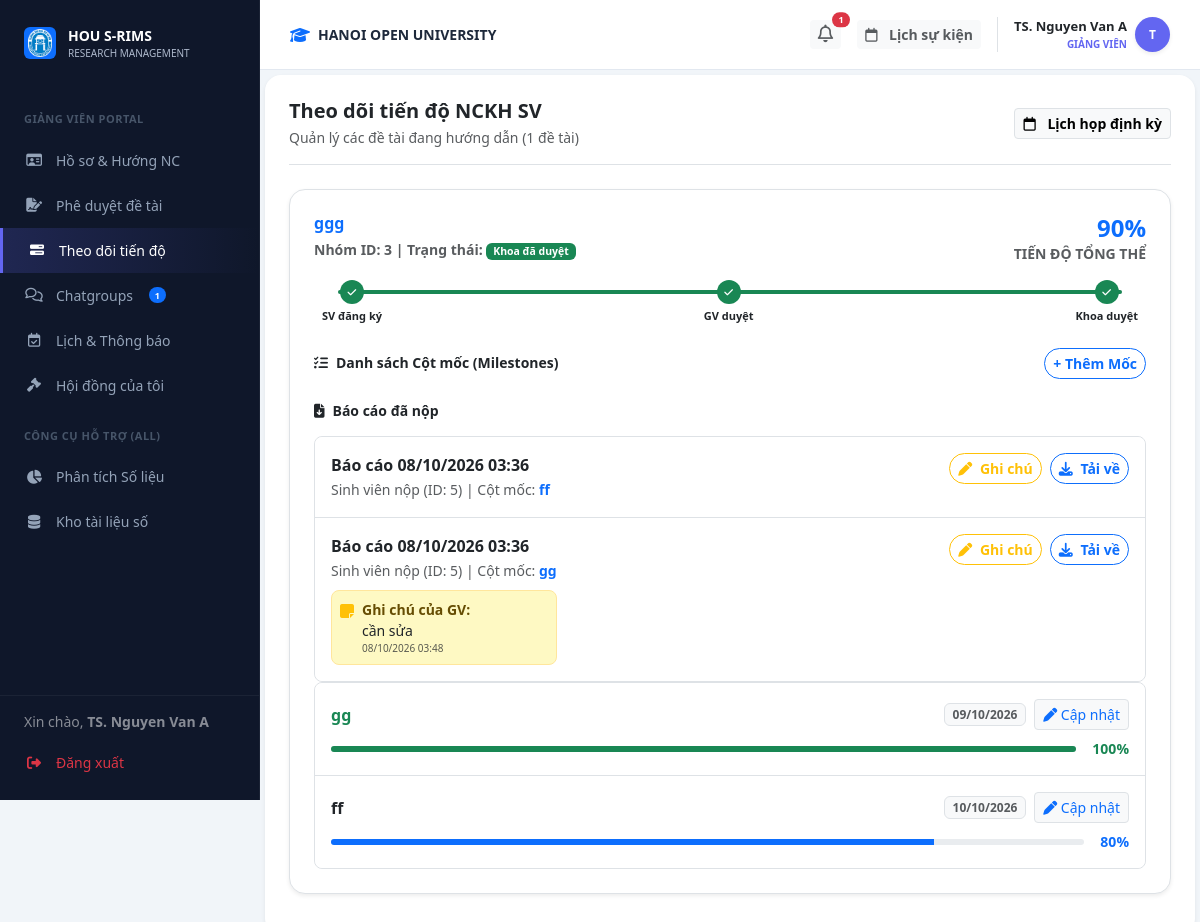
The app's page /lecturer/progress (signed in), older data.
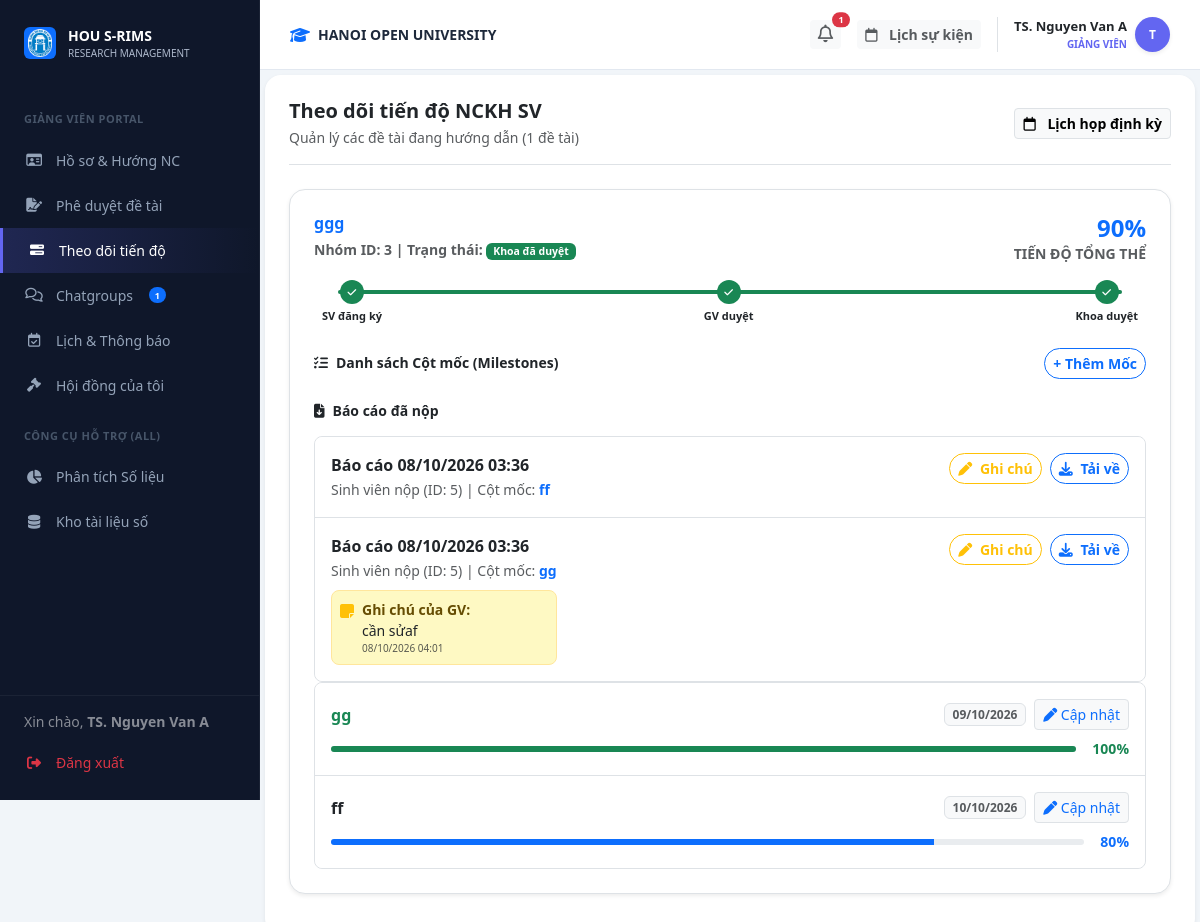
The same page, newer data.
### models.py (models this page shows)
class Submission(db.Model):
    __tablename__ = 'submissions'
    id = db.Column(db.Integer, primary_key=True)
    topic_id = db.Column(db.Integer, db.ForeignKey('topics.id'), nullable=False)
    milestone_id = db.Column(db.Integer, db.ForeignKey('milestones.id'), nullable=True)
    uploader_id = db.Column(db.Integer, db.ForeignKey('users.id'), nullable=False)
    file_url = db.Column(db.String(255), nullable=False)
    type = db.Column(db.String(50), nullable=False)
    submitted_at = db.Column(db.DateTime, default=datetime.utcnow)
    feedback = db.Column(db.Text, nullable=True)
    feedback_at = db.Column(db.DateTime, nullable=True)
    milestone = db.relationship('Milestone', backref='submissions')

class Milestone(db.Model):
    __tablename__ = 'milestones'
    id = db.Column(db.Integer, primary_key=True)
    topic_id = db.Column(db.Integer, db.ForeignKey('topics.id'), nullable=False)
    name = db.Column(db.String(100), nullable=False)
    deadline = db.Column(db.DateTime, nullable=False)
    description = db.Column(db.Text, nullable=True)
    status = db.Column(db.String(20), default='pending')

### routes/lecturer_bp.py (the view)
@lecturer_bp.route('/progress')
def progress():
    user_id = session.get('user_id')
    my_topics = Topic.query.join(Batch).filter(Topic.mentor_id == user_id, Topic.status.in_(['faculty_pending', 'approved']), Batch.status == 'active').all()
    all_milestones = []
    if my_topics:
        for t in my_topics:
            t.submissions = Submission.query.filter_by(topic_id=t.id).order_by(Submission.submitted_at.desc()).all()
            t.milestones_list = Milestone.query.filter_by(topic_id=t.id).order_by(Milestone.deadline.asc()).all()
            total_progress = 0
            for m in t.milestones_list:
                p = Progress.query.filter_by(milestone_id=m.id).order_by(Progress.updated_at.desc()).first()
                m.progress_pct = p.percentage if p else 0
                total_progress += m.progress_pct
                all_milestones.append(m)
            if len(t.milestones_list) > 0:
                total_progress = total_progress // len(t.milestones_list)
            t.total_progress = total_progress
    return render_template('lecturer/progress.html', all_mentored_topics=my_topics, all_milestones=all_milestones)

### routes/lecturer_bp.py (called while the page is built)
@lecturer_bp.before_request
def require_lecturer():
    if session.get('role') != 'lecturer':
        return redirect(url_for('auth.login'))

### templates/lecturer/progress.html (shortened to what the changed rows need)
{% extends "layouts/lecturer_layout.html" %}
{% block lecturer_content %}
<div id="view-l-progress" class="fade-in ">
                <div class="card border-0 shadow-sm rounded-4 p-4">
                    {% if all_mentored_topics %}
                        {% for t in all_mentored_topics %}
                        {% set status_map = {'pending': 1, 'faculty_pending': 2, 'approved': 3} %}
                        {% set step = status_map.get(t.status, 1) %}
                        <div class="bg-white border rounded-4 p-4 mb-3 shadow-sm">
                            <div class="d-flex justify-content-between mb-3">
                                <div>
                                    <h6 class="fw-bold text-primary mb-1">{{ t.title }}</h6>
                                    <small class="text-muted fw-bold">Nhóm ID: {{ t.group_id or 'N/A' }} | Trạng thái:
                                    <span class="badge {% if t.status == 'approved' %}bg-success{% elif t.status == 'faculty_pending' %}bg-warning text-dark{% else %}bg-secondary{% endif %}">
                                        {% if t.status == 'pending' %}Chờ GV duyệt
                                        {% elif t.status == 'faculty_pending' %}GV đã duyệt - Chờ Khoa
                                        {% elif t.status == 'approved' %}Khoa đã duyệt
                                        {% else %}{{ t.status | upper }}{% endif %}
                                    </span></small>
                                </div>
                                <div class="text-end">
                                    <div class="h4 fw-bold text-primary mb-0">{{ t.total_progress | default(0) }}%</div>
                                    <div class="small text-muted fw-bold">TIẾN ĐỘ TỔNG THỂ</div>
                                </div>
                            </div>
                            <div class="position-relative mb-4 mt-3 px-2">
                                {% set pct_timeline = (step - 1) * 50 %}
                                <div class="d-flex justify-content-between position-relative" style="z-index: 2;">
                                    <div class="text-center">
                                        <div class="{% if step >= 1 %}bg-success{% else %}bg-white border{% endif %} text-white rounded-circle d-flex align-items-center justify-content-center mx-auto mb-1" style="width:24px;height:24px; font-size:10px;">
                                            {% if step >= 1 %}<i class="fa-solid fa-check"></i>{% else %}<span class="text-muted">1</span>{% endif %}
                                        </div>
                                        <div class="small fw-bold" style="font-size:11px;">SV đăng ký</div>
                                    </div>
                                    <div class="text-center">
                                        <div class="{% if step >= 2 %}bg-success{% elif step == 1 %}bg-primary{% else %}bg-white border{% endif %} text-white rounded-circle d-flex align-items-center justify-content-center mx-auto mb-1" style="width:24px;height:24px; font-size:10px;">
                                            {% if step >= 2 %}<i class="fa-solid fa-check"></i>{% else %}<i class="fa-solid fa-hourglass-half" style="font-size:9px;"></i>{% endif %}
                                        </div>
                                        <div class="small fw-bold {% if step == 1 %}text-primary{% endif %}" style="font-size:11px;">GV duyệt</div>
                                    </div>
                                    <div class="text-center">
                                        <div class="{% if step >= 3 %}bg-success{% elif step == 2 %}bg-primary{% else %}bg-white border{% endif %} text-white rounded-circle d-flex align-items-center justify-content-center mx-auto mb-1" style="width:24px;height:24px; font-size:10px;">
                                            {% if step >= 3 %}<i class="fa-solid fa-check"></i>{% elif step == 2 %}<i class="fa-solid fa-hourglass-half" style="font-size:9px;"></i>{% else %}<span class="text-muted">3</span>{% endif %}
                                        </div>
                                        <div class="small fw-bold {% if step == 2 %}text-primary{% endif %}" style="font-size:11px;">Khoa duyệt</div>
                                    </div>
                                </div>
                            </div>
                            {% if t.status == 'approved' %}
                            <div class="mt-4">
                                <div class="d-flex justify-content-between align-items-center mb-3">
                                    <h6 class="fw-bold mb-0 small"><i class="fa-solid fa-list-check me-2"></i>Danh sách Cột mốc (Milestones)</h6>
                                    <button class="btn btn-sm btn-outline-primary rounded-pill fw-bold" onclick="openAddMilestoneModal({{ t.id }})">+ Thêm Mốc</button>
                                </div>
                                <div class="mt-4">
                                    <h6 class="fw-bold mb-3 small"><i class="fa-solid fa-file-arrow-down me-2"></i>Báo cáo đã nộp</h6>
                                    {% if t.submissions %}
                                        <div class="list-group list-group-flush border rounded-3">
                                        {% for sub in t.submissions %}
                                            <div class="list-group-item p-3">
                                                <div class="d-flex justify-content-between align-items-start">
                                                    <div>
                                                        <div class="fw-bold text-dark">Báo cáo {{ sub.submitted_at.strftime('%d/%m/%Y %H:%M') }}</div>
                                                        <small class="text-muted">Sinh viên nộp (ID: {{ sub.uploader_id }})
                                                        {% if sub.milestone %} | Cột mốc: <span class="fw-bold text-primary">{{ sub.milestone.name }}</span>{% endif %}
                                                        </small>
                                                        {% if sub.feedback %}
                                                        <div class="mt-2 p-2 rounded-3 bg-warning-subtle border border-warning-subtle d-flex gap-2">
                                                            <i class="fa-solid fa-note-sticky text-warning mt-1 flex-shrink-0"></i>
                                                            <div>
                                                                <div class="small fw-bold text-warning-emphasis">Ghi chú của GV:</div>
                                                                <div class="small text-dark">{{ sub.feedback }}</div>
                                                                {% if sub.feedback_at %}
                                                                <div class="text-muted" style="font-size:10px;">{{ sub.feedback_at.strftime('%d/%m/%Y %H:%M') }}</div>
                                                                {% endif %}
                                                            </div>
                                                        </div>
                                                        {% endif %}
                                                    </div>
                                                    <div class="d-flex gap-2 flex-shrink-0 ms-3">
                                                        <button class="btn btn-sm btn-outline-warning rounded-pill fw-bold"
                                                            onclick="openFeedbackModal({{ sub.id }}, '{{ sub.feedback|replace("'", "\\'") if sub.feedback else '' }}')">
                                                            <i class="fa-solid fa-pen me-1"></i> Ghi chú
                                                        </button>
                                                        <a href="/api/submissions/download/{{ sub.id }}" class="btn btn-sm btn-outline-primary rounded-pill fw-bold">
                                                            <i class="fa-solid fa-download me-1"></i> Tải về
                                                        </a>
                                                    </div>
                                                </div>
                                            </div>
                                        {% endfor %}
                                        </div>
                                    {% else %}
                                        <div class="text-center p-3 border rounded-3 bg-light text-muted small">Chưa có báo cáo nào được nộp.</div>
                                    {% endif %}
                                </div>
                                {% if t.milestones_list %}
                                <div class="list-group list-group-flush border rounded-3">
                                    {% for m in t.milestones_list %}
                                    <div class="list-group-item p-3">
                                        <div class="d-flex justify-content-between align-items-center mb-2">
                                            <div class="fw-bold {{ 'text-success' if m.progress_pct == 100 else 'text-dark' }}">{{ m.name }}</div>
                                            <div class="d-flex gap-2 align-items-center">
                                                <span class="badge bg-light text-muted border">{{ m.deadline.strftime('%d/%m/%Y') }}</span>
                                                <button class="btn btn-sm btn-light text-primary border" onclick="updateMilestoneProgress({{ m.id }}, {{ m.progress_pct }}, '{{ m.name|replace('\'', '\\\'') }}')"><i class="fa-solid fa-pen"></i> Cập nhật</button>
                                            </div>
                                        </div>
                                        <div class="d-flex align-items-center gap-3">
                                            <div class="progress flex-grow-1" style="height: 6px;">
                                                <div class="progress-bar {{ 'bg-success' if m.progress_pct == 100 else 'bg-primary' }}" style="width: {{ m.progress_pct }}%"></div>
                                            </div>
                                            <div class="small fw-bold {{ 'text-success' if m.progress_pct == 100 else 'text-primary' }}">{{ m.progress_pct }}%</div>
                                        </div>
                                    </div>
                                    {% endfor %}
                                </div>
                                {% else %}
                                    <div class="text-center p-4 border rounded-3 bg-light text-muted small">
                                        Đề tài này chưa thiết lập cột mốc nào.
                                    </div>
                                {% endif %}
                            </div>
                            {% else %}
                            <div class="mt-2 text-center p-4 border rounded-3 bg-light text-muted small">
                                Đề tài đang chờ Khoa/Viện phê duyệt chính thức. Bạn chưa thể thiết lập Cột mốc tiến độ cho đề tài này.
                            </div>
                            {% endif %}
                        </div>
                        {% endfor %}
                    {% else %}
                        <div class="text-center text-muted py-5">
                            <i class="fa-solid fa-clipboard-list fs-1 d-block mb-3 opacity-25"></i>
                            <div class="fw-bold">Chưa có đề tài nào đang hướng dẫn</div>
                            <div class="small">Sinh viên cần đăng ký và chọn bạn làm mentor</div>
                        </div>
                    {% endif %}
                </div>
        </div>
{% endblock %}

Row changes from the older to the newer data that the page shows:
changed Submission "gg": feedback "cần sửa" → "cần sửaf"; feedback_at "08/10/2026 03:48" → "08/10/2026 04:01"
